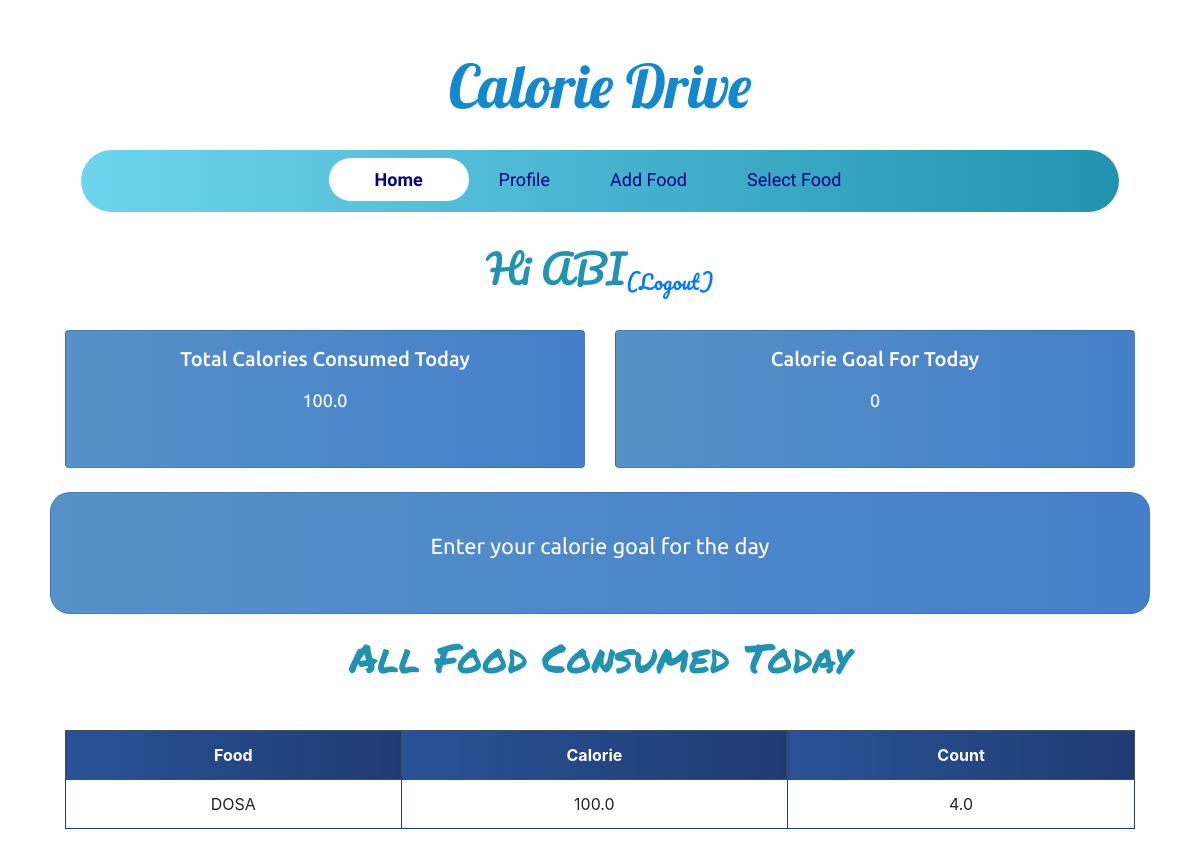
The page / (signed in) on the database its author committed.
### calories/models.py (models this page shows, shortened)
class Profile(models.Model):
	person_of = models.ForeignKey(User,null=True,on_delete=models.CASCADE)
	calorie_count = models.FloatField(default=0,null=True,blank=True)
	food_selected = models.ForeignKey(Food,on_delete=models.CASCADE,null=True,blank=True)
	quantity = models.FloatField(default=0)
	total_calorie = models.FloatField(default=0,null=True)
	date = models.DateField(auto_now_add = True)
	calorie_goal = models.PositiveIntegerField(default=0)
	all_food_selected_today = models.ManyToManyField(Food,through='PostFood',related_name='inventory')

class PostFood(models.Model):
    profile = models.ForeignKey(Profile,on_delete=models.CASCADE)
    food = models.ForeignKey(Food,on_delete=models.CASCADE)
    calorie_amount = models.FloatField(default=0,null=True,blank=True)
    amount = models.FloatField(default=0)

class Food(models.Model):
	name = models.CharField(max_length=200 ,null=False)
	quantity = models.PositiveIntegerField(null=False,default=0)
	calorie = models.FloatField(null=False,default=0)
	person_of = models.ForeignKey(User,null=True,on_delete=models.CASCADE)

### calories/views.py (the view)
# urls.py: path('', HomePageView,name='home'),
@login_required(login_url='login')
def HomePageView(request):
	calories = Profile.objects.filter(person_of=request.user).last()
	calorie_goal = calories.calorie_goal
	if date.today() > calories.date:
		profile=Profile.objects.create(person_of=request.user)
		profile.save()
	calories = Profile.objects.filter(person_of=request.user).last()
	all_food_today=PostFood.objects.filter(profile=calories)
	calorie_goal_status = calorie_goal -calories.total_calorie
	over_calorie = 0
	if calorie_goal_status < 0 :
		over_calorie = abs(calorie_goal_status)
	context = {
	'total_calorie':calories.total_calorie,
	'calorie_goal':calorie_goal,
	'calorie_goal_status':calorie_goal_status,
	'over_calorie' : over_calorie,
	'food_selected_today':all_food_today
	}
	return render(request, 'home.html',context)

### templates/home.html
{% extends 'base.html' %}
{% block content %}
<h1 id="username" class="text-center mt-4 headline">Hi {{ request.user }}<sub><a href="{% url "logout" %}">(Logout)</a></sub></h1>
<div class="container mt-2">
  <div class="row">
    <div class="col-lg-6 col-sm-12 item ">
      <div class="card item-card card-block">
        <h5 class="card-title mt-3 mb-3 text-center">Total Calories Consumed Today</h5>
        <p class="card-text text-center">{{ total_calorie }}</p>
    </div>
    </div>
    <div class="col-lg-6 col-sm-12 item">
      <div class="card item-card card-block mt-sm-2 mt-lg-0">
        <h5 class="card-title  mt-3 mb-3 text-center">Calorie Goal For Today</h5>
        <p class="card-text text-center">{{ calorie_goal }}</p>
  </div>
    </div>
  </div>
</div>
      <div class="card text-white text-center mt-4"  style="border-radius: 20px;">
        <div class="card-body">
          <p class="card-text text-center pt-3" style="font-size:22px">
          {% if calorie_goal_status > 0 %}
      You need  {{ calorie_goal_status }} calories more to reach your goal
      {% elif calorie_goal == 0 %}
      <a href="{% url "profile" %}"> Enter your calorie goal for the day </a>
      {% else %}
      You surpassed your goal by {{ over_calorie }} calories
      {% endif %} </p>
        </div>
      </div>
<h1 class="headline text-center mt-auto mb-auto">All Food Consumed Today </h1>
<div class="container table-responsive py-5">
<table class="table table-bordered table-hover">
  <thead class="thead-dark">
    <tr class="text-center">
      <th scope="col">Food</th>
      <th scope="col">Calorie</th>
      <th scope="col">Count</th>
    </tr>
  </thead>
  <tbody>
    {% for food in food_selected_today %}
    <tr class="text-center">
      <td> {{ food.food.name }}</td>
      <td> {{ food.calorie_amount }}</td>
      <td> {{ food.amount }}</td>
    </tr>
    {% endfor %}
  </tbody>
</table>
</div>
{% endblock content %}

### static/css/base.css (style rules this page uses)
a { text-decoration:none !important; }
body { font-family: Arial; background-color: #3498DB; padding: 50px; }
#username { font-family: 'Pacifico', cursive; padding-top:0px; padding-bottom:30px; }
#username sub { font-size: 20px; }
.item { padding-left:5px; padding-right:5px; }
.card { background: #457fca; background: -webkit-linear-gradient(to right, #5691c8, #457fca); background: linear-gradient(to right, #5691c8, #457fca); color:white; }
.card a { text-decoration: none ; color:white; }
.item-card { transition:0.5s; cursor:pointer; }
.card-text { height:80px; font-size: 18px; }
.card::before, .card::after { position: absolute; top: 0; right: 0; bottom: 0; left: 0; transform: scale3d(0, 0, 1); transition: transform .3s ease-out 0s; background: rgba(255, 255, 255, 0.1); content: ''; pointer-events: none; }
.card::before { transform-origin: left top; }
.card::after { transform-origin: right bottom; }
th { background: #1e3c72; background: -webkit-linear-gradient(to right, #2a5298, #1e3c72); background: linear-gradient(to right, #2a5298, #1e3c72); }
.card { font-family: 'Grandstander', cursive; font-family: 'Ubuntu', sans-serif; }
.headline { font-family: 'Permanent Marker', cursive; padding-top:20px; color: #2193b0; color: -webkit-linear-gradient(to right, #6dd5ed, #2193b0); color: linear-gradient(to right, #6dd5ed, #2193b0); }
.table { background-color: white; color: #18AD7C; }
table.table-bordered > thead > tr > th { border:1px solid #1e3c72; }
table.table-bordered > tbody > tr > td { border:1px solid #1e3c72; }

### rows shown on the page
Profile: total_calorie "100.0"
PostFood: food.name "DOSA", calorie_amount "100.0", amount "4.0"

### other values the page prints
{{ request.user }} "ABI"
{{ calorie_goal }} "0"
